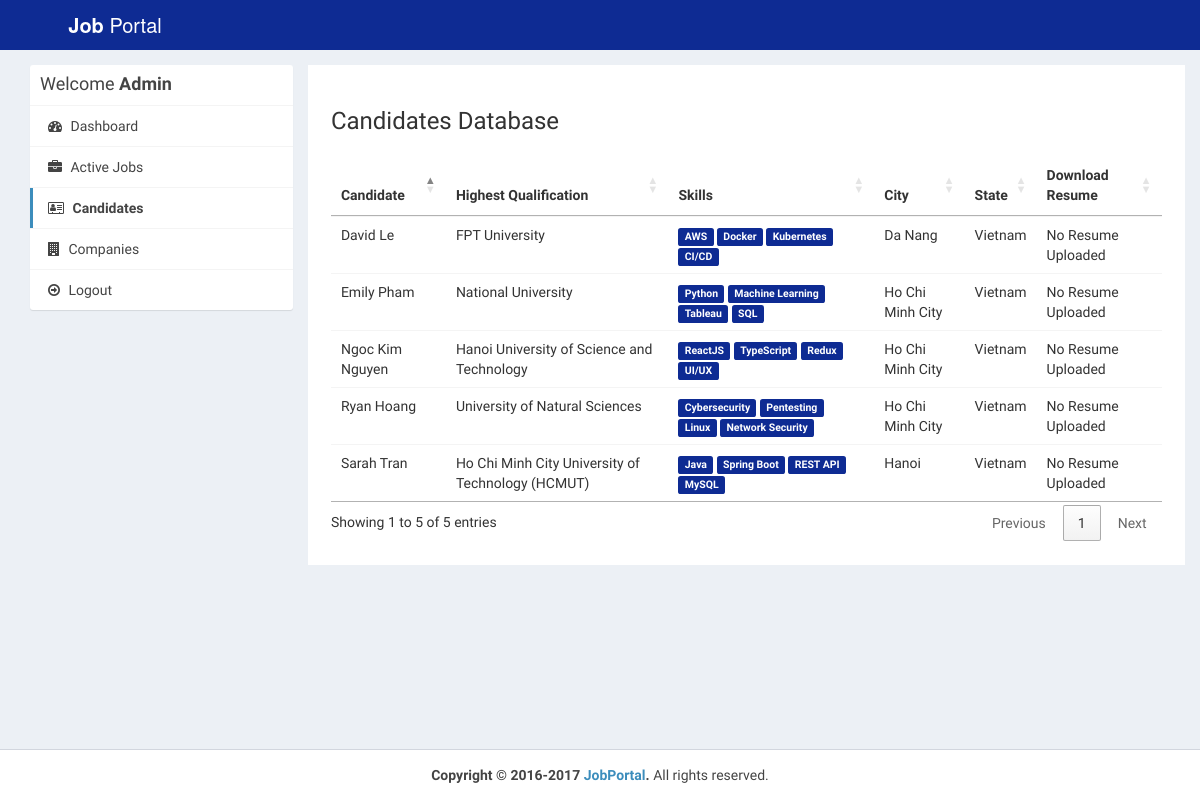
Page /admin/applications.php (signed in) on the committed database.
### tables this page shows
CREATE TABLE `users` (
  `id_user` int(11) NOT NULL,
  `firstname` varchar(255) NOT NULL,
  `lastname` varchar(255) NOT NULL,
  `email` varchar(255) NOT NULL,
  `password` varchar(255) NOT NULL,
  `address` text,
  `city` varchar(255) DEFAULT NULL,
  `state` varchar(255) DEFAULT NULL,
  `contactno` varchar(255) DEFAULT NULL,
  `qualification` varchar(255) DEFAULT NULL,
  `stream` varchar(255) DEFAULT NULL,
  `passingyear` varchar(255) DEFAULT NULL,
  `dob` varchar(255) DEFAULT NULL,
  `age` varchar(255) DEFAULT NULL,
  `designation` varchar(255) DEFAULT NULL,
  `resume` varchar(255) DEFAULT NULL,
  `hash` varchar(255) DEFAULT NULL,
  `active` int(11) NOT NULL DEFAULT '0',
  `aboutme` text,
  `skills` text
);

### admin/applications.php (the view, shortened to what this page needs)
<?php
require_once("../db.php");
?>
<!DOCTYPE html>
<html>
<head>
  <link rel="stylesheet" href="https://cdnjs.cloudflare.com/ajax/libs/twitter-bootstrap/3.3.7/css/bootstrap.min.css">
  <link rel="stylesheet" href="https://cdnjs.cloudflare.com/ajax/libs/font-awesome/4.7.0/css/font-awesome.min.css">
  <link rel="stylesheet" href="https://cdnjs.cloudflare.com/ajax/libs/ionicons/2.0.1/css/ionicons.min.css">
  <link rel="stylesheet" href="https://cdn.datatables.net/1.10.15/css/jquery.dataTables.min.css">
  <link rel="stylesheet" href="../css/AdminLTE.min.css">
  <link rel="stylesheet" href="../css/_all-skins.min.css">
  <link rel="stylesheet" href="../css/custom.css">
</head>
<body class="hold-transition skin-green sidebar-mini">
<div class="wrapper">
  <header class="main-header">
    <a href="index.php" class="logo logo-bg">
      <span class="logo-lg"><b>Job</b> Portal</span>
    </a>
    <nav class="navbar navbar-static-top">
    </nav>
  </header>
  <div class="content-wrapper" style="margin-left: 0px;">
    <section id="candidates" class="content-header">
      <div class="container">
        <div class="row">
          <div class="col-md-3">
            <div class="box box-solid">
              <div class="box-header with-border">
                <h3 class="box-title">Welcome <b>Admin</b></h3>
              </div>
              <div class="box-body no-padding">
                <ul class="nav nav-pills nav-stacked">
                  <li><a href="dashboard.php"><i class="fa fa-dashboard"></i> Dashboard</a></li>
                  <li><a href="active-jobs.php"><i class="fa fa-briefcase"></i> Active Jobs</a></li>
                  <li class="active"><a href="applications.php"><i class="fa fa-address-card-o"></i> Candidates</a></li>
                  <li><a href="companies.php"><i class="fa fa-building"></i> Companies</a></li>
                  <li><a href="../logout.php"><i class="fa fa-arrow-circle-o-right"></i> Logout</a></li>
                </ul>
              </div>
            </div>
          </div>
          <div class="col-md-9 bg-white padding-2">
            <h3>Candidates Database</h3>
            <div class="row margin-top-20">
              <div class="col-md-12">
                <div class="box-body table-responsive no-padding">
                  <table id="example2" class="table table-hover">
                    <thead>
                      <th>Candidate</th>
                      <th>Highest Qualification</th>
                      <th>Skills</th>
                      <th>City</th>
                      <th>State</th>
                      <th>Download Resume</th>
                    </thead>
                    <tbody>
                      <?php
                       $sql = "SELECT * FROM users";
                            $result = $conn->query($sql);
                            if($result->num_rows > 0) {
                              while($row = $result->fetch_assoc())
                              {
                                $skills = $row['skills'];
                                $skills = explode(',', $skills);
                      ?>
                      <tr>
                        <td><?php echo $row['firstname'].' '.$row['lastname']; ?></td>
                        <td><?php echo $row['qualification']; ?></td>
                        <td>
                          <?php
                          foreach ($skills as $value) {
                            echo ' <span class="label label-success">'.$value.'</span>';
                          }
                          ?>
                        </td>
                        <td><?php echo $row['city']; ?></td>
                        <td><?php echo $row['state']; ?></td>
                        <?php if($row['resume'] != '') { ?>
                        <td><a href="../uploads/resume/<?php echo $row['resume']; ?>" download="<?php echo $row['firstname'].' Resume'; ?>"><i class="fa fa-file-pdf-o"></i></a></td>
                        <?php } else { ?>
                        <td>No Resume Uploaded</td>
                        <?php } ?>
                      </tr>
                      <?php
                        }
                      }
                      ?>
                    </tbody>
                  </table>
                </div>
              </div>
            </div>
          </div>
        </div>
      </div>
    </section>
  </div>
  <footer class="main-footer" style="margin-left: 0px;">
    <div class="text-center">
      <strong>Copyright &copy; 2016-2017 <a href="learningfromscratch.online">JobPortal</a>.</strong> All rights
    reserved.
    </div>
  </footer>
</div>
</body>
</html>

### css/custom.css (style rules this page uses)
.logo-bg { background-color: #0e2b93 !important; }
.margin-top-20 { margin-top: 20px; }
.padding-2 { padding: 2%; }
.bg-white { background-color: #fff; }

### rows in the picture
users: firstname "Ngoc Kim", lastname "Nguyen", qualification "Hanoi University of Science and Technology", skills "ReactJS", skills "TypeScript", skills "Redux", skills "UI/UX", city "Ho Chi Minh City", state "Vietnam", shows "No Resume Uploaded"
users: firstname "Sarah", lastname "Tran", qualification "Ho Chi Minh City University of Technology (HCMUT)", skills "Java", skills "Spring Boot", skills "REST API", skills "MySQL", city "Hanoi", state "Vietnam", shows "No Resume Uploaded"
users: firstname "David", lastname "Le", qualification "FPT University", skills "AWS", skills "Docker", skills "Kubernetes", skills "CI/CD", city "Da Nang", state "Vietnam", shows "No Resume Uploaded"
users: firstname "Emily", lastname "Pham", qualification "National University", skills "Python", skills "Machine Learning", skills "Tableau", skills "SQL", city "Ho Chi Minh City", state "Vietnam", shows "No Resume Uploaded"
users: firstname "Ryan", lastname "Hoang", qualification "University of Natural Sciences", skills "Cybersecurity", skills "Pentesting", skills "Linux", skills "Network Security", city "Ho Chi Minh City", state "Vietnam", shows "No Resume Uploaded"
